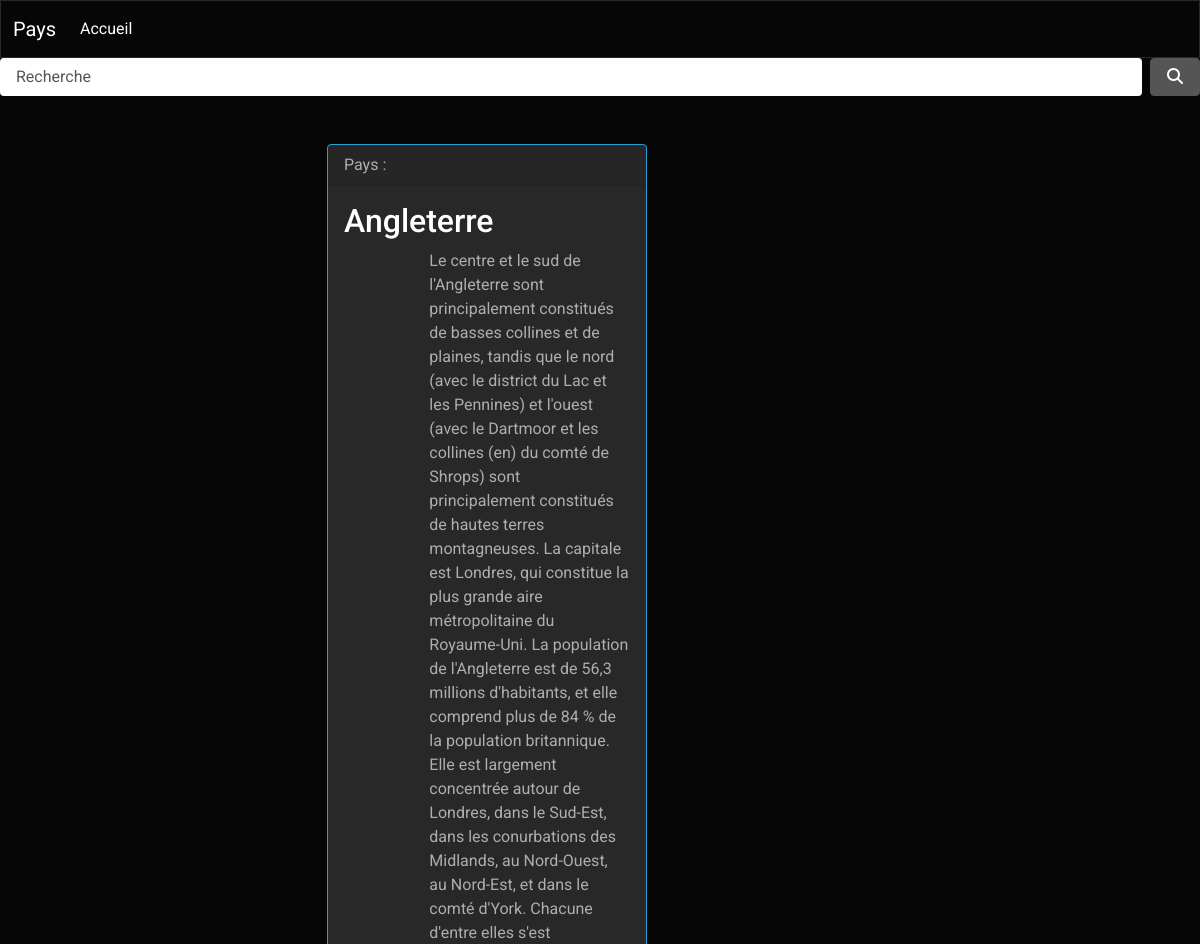
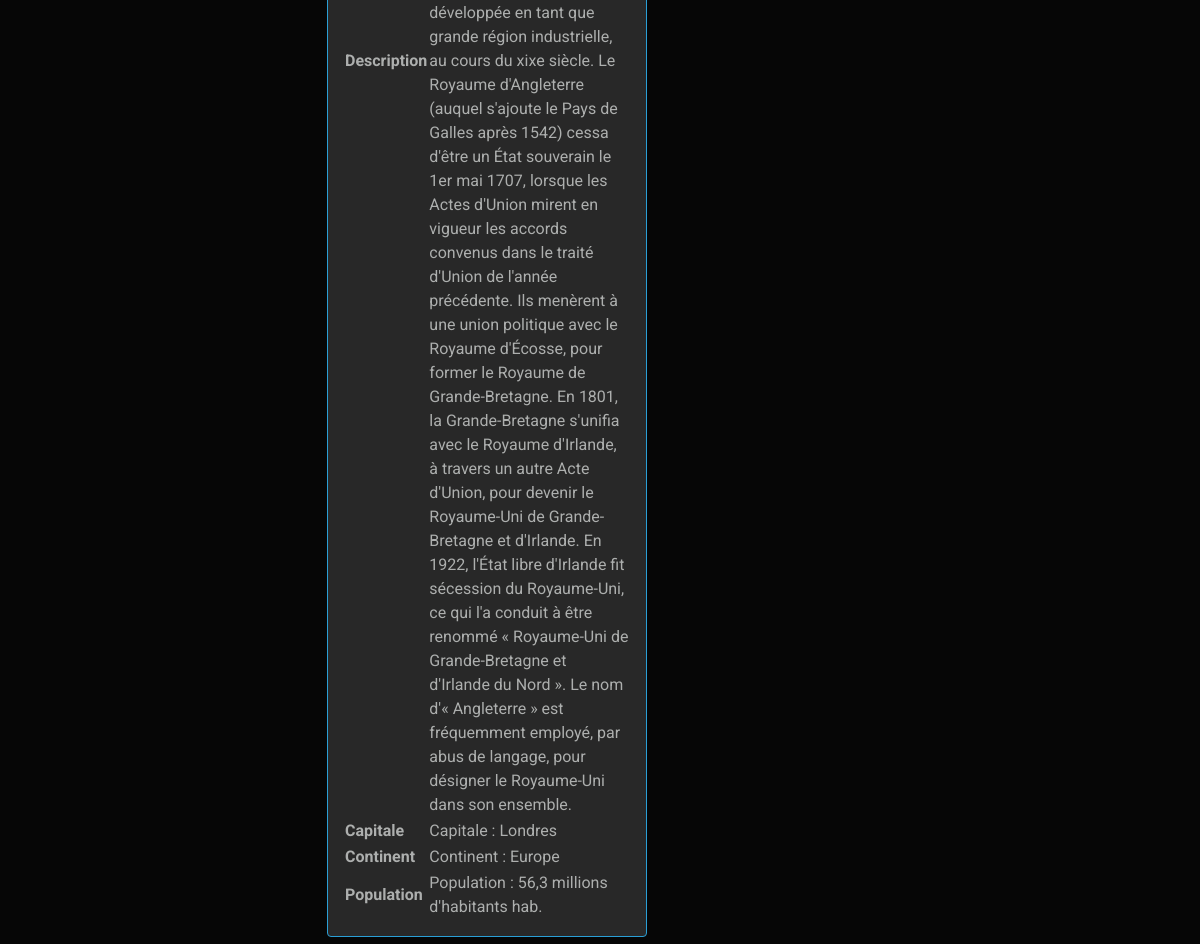
/element.php?search=Angleterre, run on the app's committed database (2 pictures, top to bottom).
### tables this page shows
CREATE TABLE IF NOT EXISTS `voyages` (
  `name` varchar(255) NOT NULL,
  `description` text NOT NULL,
  `id` int(11) NOT NULL AUTO_INCREMENT,
  `capitalcity` varchar(255) NOT NULL,
  `continent` varchar(255) NOT NULL,
  `population` varchar(255) NOT NULL,
  PRIMARY KEY (`id`)
);

### element.php (the view, shortened to what this page needs)
<?php
require_once('data/dbh.php');
$search = htmlspecialchars($_GET['search']);
$query = $conn->prepare("SELECT * FROM `voyages` WHERE name = :search;");
$query->execute([':search' => $search]);
$result = $query->fetchAll(PDO::FETCH_ASSOC);
include 'header.php';
?>
<main class="container mt-5">
    <section class="row">
        <div class="col-md-6 m-auto">
            <div class="card border-primary mb-3" style="max-width: 20rem;">
                <div class="card-header">Pays :</div>
                <div class="card-body">
                    <h4 class="card-title"><?= $result[0]['name'] ?></h4>
                    <table>
                        <tbody>
                            <tr>
                                <th scope="row">Description</td>
                                <td class="text-right"><?= $result[0]['description'] ?></td>
                            </tr>
                            <tr>
                                <th scope="row">Capitale</td>
                                <td class="text-right"><?= $result[0]['capitalcity'] ?></td>
                            </tr>
                            <tr>
                                <th scope="row">Continent</td>
                                <td class="text-right"><?= $result[0]['continent'] ?></td>
                            </tr>
                            <tr>
                                <th scope="row">Population </td>
                                <td class="text-right"><?= $result[0]['population'] ?> hab.</td>
                            </tr>
                        </tbody>
                    </table>
                </div>
            </div>
        </div>
    </section>
</main>
</body>
</html>

### data on the page
voyages: name "Angleterre", description "Le centre et le sud de l'Angleterre sont principalement constitués de basses collines et de plaines, tandis que le nord (avec le district du Lac et les Pennines) et l'ouest (avec le Dartmoor et les collines (en) du comté de Shrops) sont principalement constitués de hautes terres montagneuses. La capitale est Londres, qui constitue la plus grande aire métropolitaine du Royaume-Uni. La population de l'Angleterre est de 56,3 millions d'habitants, et elle comprend plus de 84 % de la population britannique. Elle est largement concentrée autour de Londres, dans le Sud-Est, dans les conurbations des Midlands, au Nord-Ouest, au Nord-Est, et dans le comté d'York. Chacune d'entre elles s'est…", capitalcity "Capitale : Londres", continent "Continent : Europe", population "Population : 56,3 millions d'habitants"
